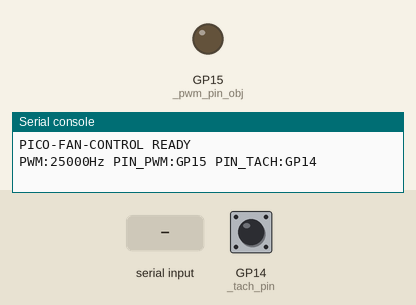
The program below on a simulated Raspberry Pi Pico running MicroPython. Shown: output pins drawn as LEDs (lit = HIGH), the last lines printed to the serial console. Inputs (shaded band) come from the test bench; at power-on: GP14 (_tach_pin) HIGH.

Above: at 1.2 s.
1.3 s: "2" typed at the serial console, then Enter
At 2.1 s:
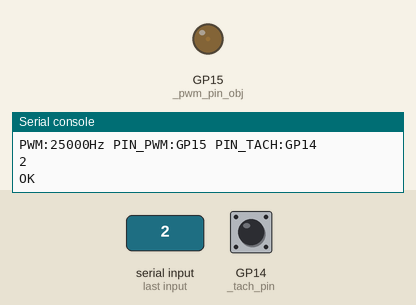
2.8 s: "90" typed at the serial console, then Enter
At 3.5 s:
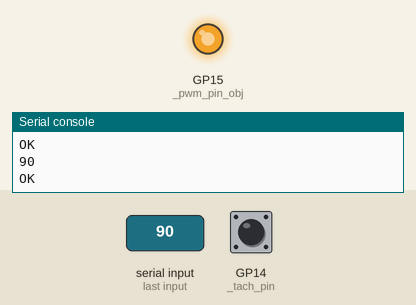
Timing chart, 0 to 5.8 s (numbered marks = the images above; inputs shaded):
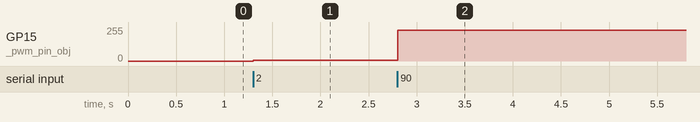

The program:

main.py
```python
"""
main.py - MicroPython Firmware for Raspberry Pi Pico / RP2040
==============================================================
Provides 25 kHz PWM fan control on GP15 and interrupt-based tachometer
pulse counting on GP14, communicating with the Linux host daemon
over USB CDC serial (115200 baud).

Pinout:
  GP15 -> PWM signal to 4-pin fan (blue wire)
  GP14 -> TACH signal from fan (green wire, internal pull-up)

CDC Serial Protocol (115200 baud, line-terminated with \\n):
  Incoming commands:
    SET <0-100>   -> Set duty cycle percentage (e.g. "SET 75")
    <number>      -> Numeric alias for SET (e.g. "50")
    RPM           -> Query current RPM and duty cycle
    GET           -> Alias for RPM
  Outgoing responses:
    RPM:<value> DUTY:<value>%
    ERR:<message>
    OK
"""

import machine
import utime
import sys
import select

# ---------------------------------------------------------------------------
# Hardware constants
# ---------------------------------------------------------------------------
PWM_PIN       = 15          # GP15 - PWM output to fan
TACH_PIN      = 14          # GP14 - tachometer input from fan
PWM_FREQ_HZ   = 25_000     # Standard PC fan PWM frequency: 25 kHz
TACH_PULSES_PER_REV = 2    # Standard PC fans produce 2 pulses per revolution
RPM_INTERVAL_MS     = 1000  # RPM calculation window: 1 second

# ---------------------------------------------------------------------------
# Shared global variables (accessed from IRQ and main loop)
# ---------------------------------------------------------------------------
_pulse_count: int = 0
_rpm: int = 0
_duty_percent: int = 0      # 0..100

# ---------------------------------------------------------------------------
# PWM setup
# ---------------------------------------------------------------------------
_pwm_pin_obj = machine.Pin(PWM_PIN, machine.Pin.OUT)
_pwm = machine.PWM(_pwm_pin_obj)
_pwm.freq(PWM_FREQ_HZ)
_pwm.duty_u16(0)            # Start with fan stopped


def _duty_percent_to_u16(percent: int) -> int:
    """Converts 0..100 percentage to 0..65535 u16 duty value."""
    percent = max(0, min(100, percent))
    return int(percent * 65535 / 100)


def set_duty(percent: int) -> None:
    """Sets fan duty cycle percentage (0-100%)."""
    global _duty_percent
    _duty_percent = max(0, min(100, percent))
    _pwm.duty_u16(_duty_percent_to_u16(_duty_percent))


# ---------------------------------------------------------------------------
# TACH setup (IRQ input)
# ---------------------------------------------------------------------------
_tach_pin = machine.Pin(TACH_PIN, machine.Pin.IN, machine.Pin.PULL_UP)


def _tach_irq_handler(pin) -> None:
    """ISR: increments pulse counter on falling edge."""
    global _pulse_count
    _pulse_count += 1


_tach_pin.irq(trigger=machine.Pin.IRQ_FALLING, handler=_tach_irq_handler)


# ---------------------------------------------------------------------------
# Hardware timer for RPM calculation
# ---------------------------------------------------------------------------
def _rpm_timer_callback(timer) -> None:
    """Hardware timer callback: calculates RPM and resets pulse counter."""
    global _pulse_count, _rpm
    # Atomically read and reset pulse counter
    pulses = _pulse_count
    _pulse_count = 0
    # RPM = (pulses / pulses_per_rev) * (60000 / interval_ms)
    _rpm = int((pulses / TACH_PULSES_PER_REV) * (60_000 / RPM_INTERVAL_MS))


_rpm_timer = machine.Timer()
_rpm_timer.init(
    period=RPM_INTERVAL_MS,
    mode=machine.Timer.PERIODIC,
    callback=_rpm_timer_callback,
)


# ---------------------------------------------------------------------------
# Non-blocking CDC serial via select.poll
# ---------------------------------------------------------------------------
_poll = select.poll()
_poll.register(sys.stdin, select.POLLIN)


def _uart_readline_nonblocking() -> str | None:
    """
    Reads a line from stdin without blocking.
    Returns stripped string (without \\n) if available, otherwise None.
    """
    events = _poll.poll(0)      # timeout=0 -> non-blocking
    if not events:
        return None
    raw = sys.stdin.readline()
    return raw.strip() if raw else None


def _send(msg: str) -> None:
    """Sends a line of response over the serial port."""
    sys.stdout.write(msg + "\n")


# ---------------------------------------------------------------------------
# Command parser
# ---------------------------------------------------------------------------
def _process_command(cmd: str) -> None:
    """Parses and executes a single command received over serial."""
    cmd = cmd.strip().upper()

    if cmd in ("RPM", "GET", "STATUS"):
        _send(f"RPM:{_rpm} DUTY:{_duty_percent}%")
        return

    if cmd.startswith("SET "):
        parts = cmd.split()
        if len(parts) == 2 and parts[1].isdigit():
            value = int(parts[1])
            if 0 <= value <= 100:
                set_duty(value)
                _send("OK")
            else:
                _send("ERR:valore fuori range (0-100)")
        else:
            _send("ERR:sintassi SET <0-100>")
        return

    # Compatibility: bare numeric input
    if cmd.isdigit():
        value = int(cmd)
        if 0 <= value <= 100:
            set_duty(value)
            _send("OK")
        else:
            _send("ERR:valore fuori range (0-100)")
        return

    _send(f"ERR:comando sconosciuto '{cmd}'")


# ---------------------------------------------------------------------------
# Main loop
# ---------------------------------------------------------------------------
def main() -> None:
    """Entry point: non-blocking serial polling loop."""
    _send("PICO-FAN-CONTROL READY")
    _send(f"PWM:{PWM_FREQ_HZ}Hz PIN_PWM:GP{PWM_PIN} PIN_TACH:GP{TACH_PIN}")

    while True:
        line = _uart_readline_nonblocking()
        if line:
            _process_command(line)
        # Brief pause to avoid saturating CPU
        utime.sleep_ms(10)


if __name__ == "__main__":
    main()
```

Measured:
- after the input at 1.3 s, GP15 (_pwm_pin_obj): 0/255 → 5/255 at once
- after the input at 2.8 s, GP15 (_pwm_pin_obj): 5/255 → 229/255 at once
